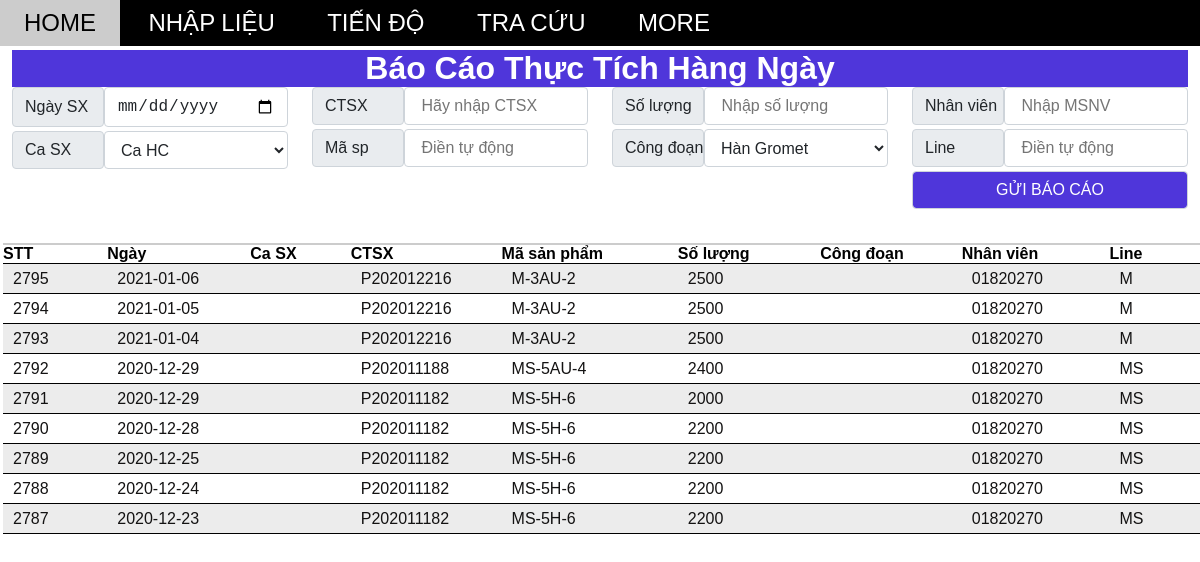
/page/report.php, run on the app's committed database.
### tables this page shows
CREATE TABLE `history` (
  `id` int(11) NOT NULL,
  `makedate` date NOT NULL,
  `command` text NOT NULL,
  `product` text NOT NULL,
  `makeqty` int(11) NOT NULL,
  `maketime` int(11) NOT NULL,
  `person` text NOT NULL,
  `line` text NOT NULL
);

### page/report.php (the view, shortened to what this page needs)
<html lang="en">
<head>
  <link rel="stylesheet" href="../style.css">
  <?php
   $conn = mysqli_connect("localhost", "root", "", "database_n22");
  ?>
</head>
<body class="nav-md">
<div class="container ">
    <?php include 'top_side.php' ?>
    <div class="container_full">
        <h1 class="text-center text-white text-center bg-primary">Báo Cáo Thực Tích Hàng Ngày</h1>
        <form method="post" >
        <div class="row">
            <div class="col col-3 pd-12">
                <div class="input-group mb-1">
                    <span class="input-group-text col-4">Ngày SX</span>
                    <input type="date" name="makedate" class="form-control col-8" required>
                </div>
                <div class="input-group mb-1">
                    <span class="input-group-text col-4">Ca SX</span>
                    <select class="form-select col-8" name="shiftno" required>
                        <option value="HC" selected="">Ca HC</option>
                    </select>
                </div>
            </div>
            <div class="col col-3 pd-12">
                <div class="input-group mb-1">
                    <span class="input-group-text col-4">CTSX</span>
                    <input type="text" name="ctsx" class="form-control col-8" placeholder=" Hãy nhập CTSX" required>
                </div>
                <div class="input-group mb-1">
                    <span class="input-group-text col-4">Mã sp</span>
                    <input type="text" name="masp" class="form-control col-8" placeholder=" Điền tự động"  required>
                </div>
            </div>
            <div class="col col-3 pd-12">
                <div class="input-group mb-1">
                    <span class="input-group-text col-4">Số lượng</span>
                    <input type="text" name="makeqty" class="form-control col-8" placeholder=" Nhập số lượng" required>
                </div>
                <div class="input-group mb-1">
                    <span class="input-group-text col-4">Công đoạn</span>
                    <select class="form-select col-8" name="cd" required>
                        <option value="HM" selected="">Hàn Gromet</option>
                    </select>
                </div>
            </div>
            <div class="col col-3 pd-12">
                <div class="input-group mb-1">
                    <span class="input-group-text col-4">Nhân viên</span>
                    <input type="text" name="person" class="form-control col-8" placeholder=" Nhập MSNV" required>
                </div>
                <div class="input-group mb-1">
                    <span class="input-group-text col-4">Line</span>
                    <input type="text" name="line" class="form-control col-8" placeholder=" Điền tự động" required>
                </div>
                <div class="input-group mb-1">
                <input type="submit" name="btn_bchn" class="form-control bg-primary text-white" value="GỬI BÁO CÁO">
                </div>
            </div>
        </div>
        </form>
    </div>
    <?php
       $sql = "SELECT * FROM history ORDER BY id DESC LIMIT 9";
       $result1 = mysqli_query($conn, $sql);
    ?>
    <div class="container-conten">
        <div class="row">
            <table class="table ">
                <thead>
                    <tr>
                        <th scope="col" class="th-sm">STT</th>
                        <th scope="col" class="th-bg">Ngày</th>
                        <th scope="col" class="th-sm">Ca SX</th>
                        <th scope="col" class="th-bg">CTSX</th>
                        <th scope="col" class="th-mg">Mã sản phẩm</th>
                        <th scope="col" class="th-bg">Số lượng</th>
                        <th scope="col" class="th-bg">Công đoạn</th>
                        <th scope="col" class="th-bg">Nhân viên</th>
                        <th scope="col" class="th-sm">Line</th>
                    </tr>
                </thead>
                <tbody class="my-table">
                    <?php
                    while($row = mysqli_fetch_assoc($result1)) {
                        echo "<tr class='table-tr'>";
                        echo "<td scope='row'>" . $row['id'] . "</td>";
                        echo "<td>" . $row['makedate'] . "</td>";
                        echo "<td>" . $row['ca'] . "</td>";
                        echo "<td>" . $row['command'] . "</td>";
                        echo "<td>" . $row['product'] . "</td>";
                        echo "<td>" . $row['makeqty'] . "</td>";
                        echo "<td>" . $row['congdoan'] . "</td>";
                        echo "<td>" . $row['person'] . "</td>";
                        echo "<td>" . $row['line'] . "</td>";
                        echo "</tr>";
                    }
                   ?>
                </tbody>
            </table>
        </div>
    </div>
</body>
</html>

### style.css (style rules this page uses)
* { padding: 0; margin: 0; box-sizing: border-box; }
html { font-family: Arial, Helvetica, sans-serif; }
.container { width: 100%; padding: 0; }
.container_full { width: 100%; padding-right: var(--bs-gutter-x,.75rem); padding-left: var(--bs-gutter-x,.75rem); margin-right: auto; margin-left: auto; margin-top: 50px; z-index: 0; }
.text-white { color: #fff!important; }
.text-center { text-align: center!important; }
.bg-primary { background-color: #4f36da!important; }
.row { --bs-gutter-x: 1.5rem; --bs-gutter-y: 0; display: flex; flex-wrap: wrap; margin-top: calc(var(--bs-gutter-y) * -1); margin-right: calc(var(--bs-gutter-x) * -.5); margin-left: calc(var(--bs-gutter-x) * -.5); }
.col-3 { flex: 0 0 auto; width: 25%; }
.input-group { position: relative; display: flex; flex-wrap: wrap; align-items: stretch; width: 100%; }
.mb-1 { margin-bottom: 0.25rem!important; }
.input-group-text { display: flex; align-items: center; padding: 0.375rem 0.75rem; font-size: 1rem; font-weight: 400; line-height: 1.5; color: #212529; text-align: center; white-space: nowrap; background-color: #e9ecef; border: 1px solid #ced4da; border-radius: 0.25rem; }
.col-4 { flex: 0 0 auto; width: 33.33333333%; }
.form-control { display: block; width: 100%; padding: 0.375rem 0.75rem; font-size: 1rem; font-weight: 400; line-height: 1.5; color: #212529; background-color: #fff; background-clip: padding-box; border: 1px solid #ced4da; border-radius: 0.25rem; }
.col-8 { flex: 0 0 auto; width: 66.66666667%; }
.form-select { display: block; padding: 0.375rem 2.25rem 0.375rem 0.75rem; -moz-padding-start: calc(0.75rem - 3px); font-size: 1rem; font-weight: 400; line-height: 1.5; color: #212529; background-color: #fff; background-repeat: no-repeat; background-position: right 0.75rem center; background-size: 16px 12px; border: 1px solid #ced4da; border-radius: 0.25rem; transition: border-color .15s ease-in-out,box-shadow .15s ease-in-out; }
.pd-12 { padding-left: 12px; padding-right: 12px; }
.container-conten { margin-top: 30px; }
.table { border-top: solid #ccc 2px; margin-left: 15px; border-collapse: collapse; }
.th-sm { width: 115px; }
.th-bg { width: 160PX; }
.th-mg { width: 200px; }
tbody, td, tfoot, th, thead, tr { border-color: inherit; border-style: solid; border-width: 0; }
thead { text-align: left; }
.table-tr { height: 30px; color: #131212; }
.my-table tr:nth-child(even) { background-color: #ffffff; }
.my-table tr:nth-child(odd) { background-color: #ececec;; }
.my-table td { padding-left: 10px; }
table tr { border-bottom: 0.5px solid black; }

### data on the page
history: id "2795", makedate "2021-01-06", command "P202012216", product "M-3AU-2", makeqty "2500", person "01820270", line "M"
history: id "2794", makedate "2021-01-05", command "P202012216", product "M-3AU-2", makeqty "2500", person "01820270", line "M"
history: id "2793", makedate "2021-01-04", command "P202012216", product "M-3AU-2", makeqty "2500", person "01820270", line "M"
history: id "2792", makedate "2020-12-29", command "P202011188", product "MS-5AU-4", makeqty "2400", person "01820270", line "MS"
history: id "2791", makedate "2020-12-29", command "P202011182", product "MS-5H-6", makeqty "2000", person "01820270", line "MS"
history: id "2790", makedate "2020-12-28", command "P202011182", product "MS-5H-6", makeqty "2200", person "01820270", line "MS"
history: id "2789", makedate "2020-12-25", command "P202011182", product "MS-5H-6", makeqty "2200", person "01820270", line "MS"
history: id "2788", makedate "2020-12-24", command "P202011182", product "MS-5H-6", makeqty "2200", person "01820270", line "MS"
history: id "2787", makedate "2020-12-23", command "P202011182", product "MS-5H-6", makeqty "2200", person "01820270", line "MS"
